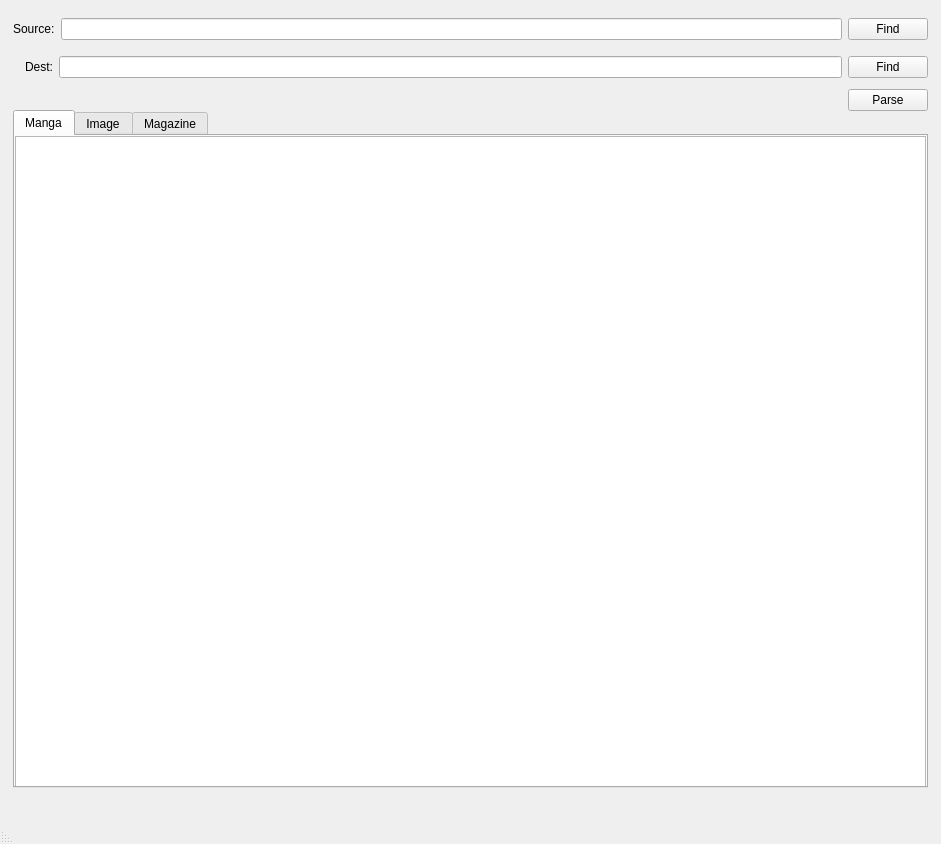
<?xml version="1.0" encoding="UTF-8"?>
<ui version="4.0">
 <class>MainWindow</class>
 <widget class="QMainWindow" name="MainWindow">
  <property name="geometry">
   <rect>
    <x>0</x>
    <y>0</y>
    <width>941</width>
    <height>844</height>
   </rect>
  </property>
  <property name="windowTitle">
   <string>MainWindow</string>
  </property>
  <property name="layoutDirection">
   <enum>Qt::RightToLeft</enum>
  </property>
  <widget class="QWidget" name="centralwidget">
   <widget class="QWidget" name="verticalLayoutWidget">
    <property name="geometry">
     <rect>
      <x>0</x>
      <y>0</y>
      <width>941</width>
      <height>111</height>
     </rect>
    </property>
    <layout class="QVBoxLayout" name="verticalLayout_5">
     <property name="leftMargin">
      <number>13</number>
     </property>
     <property name="topMargin">
      <number>13</number>
     </property>
     <property name="rightMargin">
      <number>13</number>
     </property>
     <item>
      <layout class="QHBoxLayout" name="horizontalLayout_2">
       <property name="sizeConstraint">
        <enum>QLayout::SetDefaultConstraint</enum>
       </property>
       <item>
        <widget class="QPushButton" name="btn_find_source">
         <property name="text">
          <string>Find</string>
         </property>
        </widget>
       </item>
       <item>
        <widget class="QLineEdit" name="edit_source"/>
       </item>
       <item>
        <widget class="QLabel" name="label">
         <property name="text">
          <string>Source:</string>
         </property>
        </widget>
       </item>
      </layout>
     </item>
     <item>
      <layout class="QHBoxLayout" name="horizontalLayout_4">
       <item>
        <widget class="QPushButton" name="btn_find_dest">
         <property name="text">
          <string>Find</string>
         </property>
        </widget>
       </item>
       <item>
        <widget class="QLineEdit" name="edit_dest"/>
       </item>
       <item>
        <widget class="QLabel" name="label_2">
         <property name="text">
          <string>Dest:</string>
         </property>
        </widget>
       </item>
       <item>
        <spacer name="horizontalSpacer">
         <property name="orientation">
          <enum>Qt::Horizontal</enum>
         </property>
         <property name="sizeType">
          <enum>QSizePolicy::Maximum</enum>
         </property>
         <property name="sizeHint" stdset="0">
          <size>
           <width>12</width>
           <height>20</height>
          </size>
         </property>
        </spacer>
       </item>
      </layout>
     </item>
     <item>
      <layout class="QVBoxLayout" name="verticalLayout_6">
       <item>
        <widget class="QPushButton" name="btn_parse">
         <property name="sizePolicy">
          <sizepolicy hsizetype="Maximum" vsizetype="Fixed">
           <horstretch>0</horstretch>
           <verstretch>0</verstretch>
          </sizepolicy>
         </property>
         <property name="layoutDirection">
          <enum>Qt::RightToLeft</enum>
         </property>
         <property name="text">
          <string>Parse</string>
         </property>
        </widget>
       </item>
      </layout>
     </item>
    </layout>
   </widget>
   <widget class="QWidget" name="verticalLayoutWidget_3">
    <property name="geometry">
     <rect>
      <x>0</x>
      <y>110</y>
      <width>941</width>
      <height>691</height>
     </rect>
    </property>
    <layout class="QVBoxLayout" name="verticalLayout_7">
     <property name="leftMargin">
      <number>13</number>
     </property>
     <property name="rightMargin">
      <number>13</number>
     </property>
     <property name="bottomMargin">
      <number>13</number>
     </property>
     <item>
      <widget class="QTabWidget" name="tabWidget">
       <property name="layoutDirection">
        <enum>Qt::LeftToRight</enum>
       </property>
       <property name="currentIndex">
        <number>0</number>
       </property>
       <widget class="QWidget" name="tab">
        <attribute name="title">
         <string>Manga</string>
        </attribute>
        <widget class="QTableWidget" name="tableWidgetManga">
         <property name="geometry">
          <rect>
           <x>0</x>
           <y>0</y>
           <width>911</width>
           <height>651</height>
          </rect>
         </property>
         <property name="autoFillBackground">
          <bool>false</bool>
         </property>
         <property name="editTriggers">
          <set>QAbstractItemView::NoEditTriggers</set>
         </property>
         <property name="tabKeyNavigation">
          <bool>true</bool>
         </property>
         <property name="showDropIndicator" stdset="0">
          <bool>false</bool>
         </property>
         <property name="dragDropOverwriteMode">
          <bool>false</bool>
         </property>
         <property name="selectionMode">
          <enum>QAbstractItemView::SingleSelection</enum>
         </property>
         <property name="gridStyle">
          <enum>Qt::DashLine</enum>
         </property>
         <attribute name="horizontalHeaderVisible">
          <bool>false</bool>
         </attribute>
         <attribute name="horizontalHeaderCascadingSectionResizes">
          <bool>false</bool>
         </attribute>
         <attribute name="horizontalHeaderShowSortIndicator" stdset="0">
          <bool>false</bool>
         </attribute>
         <attribute name="horizontalHeaderStretchLastSection">
          <bool>true</bool>
         </attribute>
         <attribute name="verticalHeaderStretchLastSection">
          <bool>false</bool>
         </attribute>
         <column>
          <property name="text">
           <string>Source Name</string>
          </property>
          <property name="textAlignment">
           <set>AlignLeading|AlignVCenter</set>
          </property>
         </column>
         <column>
          <property name="text">
           <string>Dest Name</string>
          </property>
         </column>
         <column>
          <property name="text">
           <string>Duplicated</string>
          </property>
         </column>
         <column>
          <property name="text">
           <string>Move</string>
          </property>
         </column>
        </widget>
       </widget>
       <widget class="QWidget" name="tab_2">
        <attribute name="title">
         <string>Image</string>
        </attribute>
        <widget class="QWidget" name="horizontalLayoutWidget">
         <property name="geometry">
          <rect>
           <x>0</x>
           <y>0</y>
           <width>911</width>
           <height>651</height>
          </rect>
         </property>
         <layout class="QHBoxLayout" name="horizontalLayout" stretch="4,6">
          <item>
           <widget class="QTableWidget" name="tableWidgetImage">
            <column>
             <property name="text">
              <string>Source</string>
             </property>
            </column>
            <column>
             <property name="text">
              <string>Dest</string>
             </property>
            </column>
            <column>
             <property name="text">
              <string>Duplicated</string>
             </property>
            </column>
           </widget>
          </item>
          <item>
           <layout class="QVBoxLayout" name="verticalLayout">
            <item>
             <widget class="QLabel" name="label_image">
              <property name="text">
               <string/>
              </property>
             </widget>
            </item>
            <item>
             <widget class="QPushButton" name="pushButtonMove">
              <property name="text">
               <string>Move</string>
              </property>
             </widget>
            </item>
           </layout>
          </item>
         </layout>
        </widget>
       </widget>
       <widget class="QWidget" name="tab_3">
        <attribute name="title">
         <string>Magazine</string>
        </attribute>
        <widget class="QWidget" name="horizontalLayoutWidget_2">
         <property name="geometry">
          <rect>
           <x>0</x>
           <y>0</y>
           <width>911</width>
           <height>651</height>
          </rect>
         </property>
         <layout class="QHBoxLayout" name="horizontalLayout_3" stretch="4,6">
          <item>
           <widget class="QTableWidget" name="tableWidgetMagazine">
            <column>
             <property name="text">
              <string>Author</string>
             </property>
            </column>
            <column>
             <property name="text">
              <string>Work Name</string>
             </property>
            </column>
           </widget>
          </item>
          <item>
           <layout class="QVBoxLayout" name="verticalLayout_2">
            <item>
             <widget class="QLabel" name="label_work_preview">
              <property name="text">
               <string>TextLabel</string>
              </property>
             </widget>
            </item>
            <item>
             <widget class="QPushButton" name="pushButton_gen">
              <property name="text">
               <string>Generate folders</string>
              </property>
             </widget>
            </item>
           </layout>
          </item>
         </layout>
        </widget>
       </widget>
      </widget>
     </item>
    </layout>
   </widget>
  </widget>
  <widget class="QMenuBar" name="menubar">
   <property name="geometry">
    <rect>
     <x>0</x>
     <y>0</y>
     <width>941</width>
     <height>21</height>
    </rect>
   </property>
  </widget>
  <widget class="QStatusBar" name="statusbar"/>
 </widget>
 <resources/>
 <connections/>
</ui>
